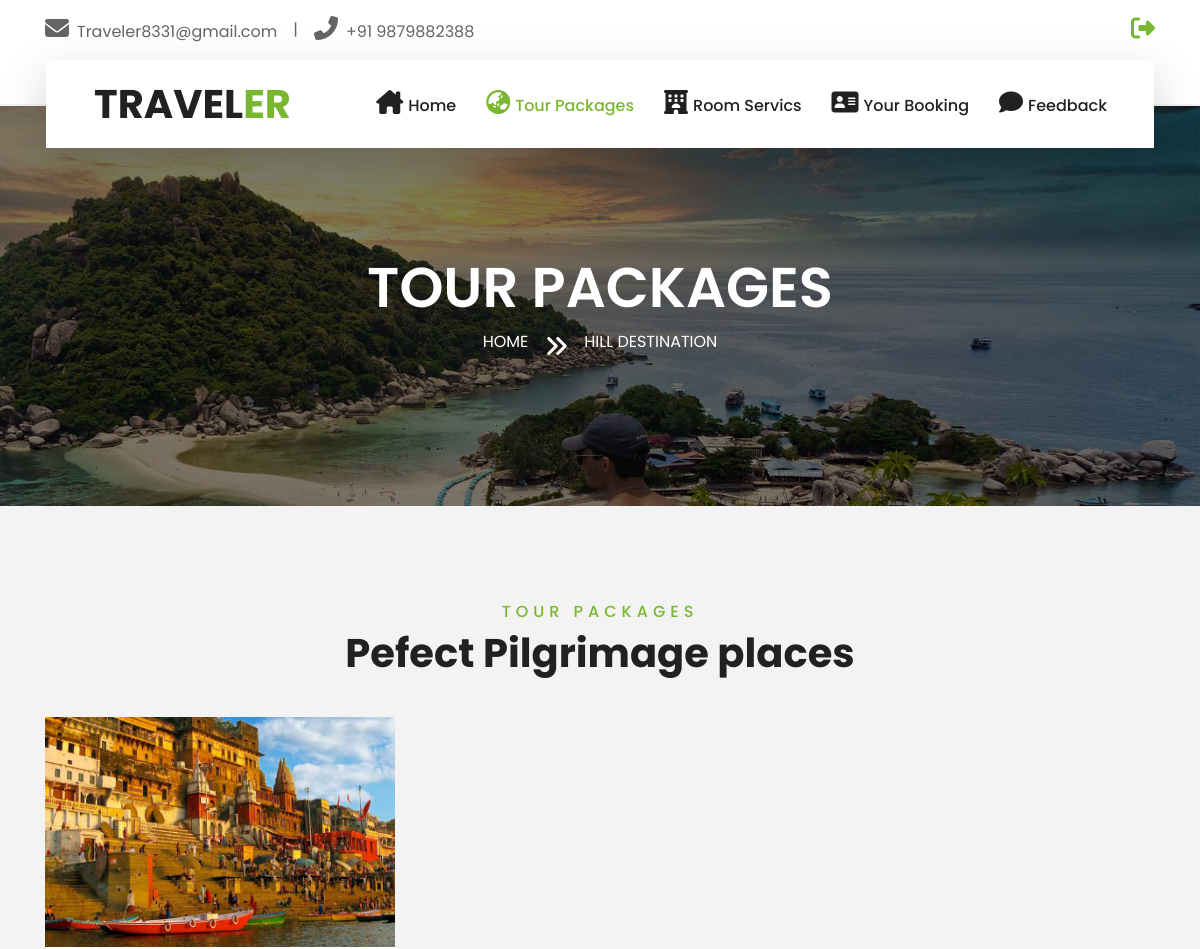
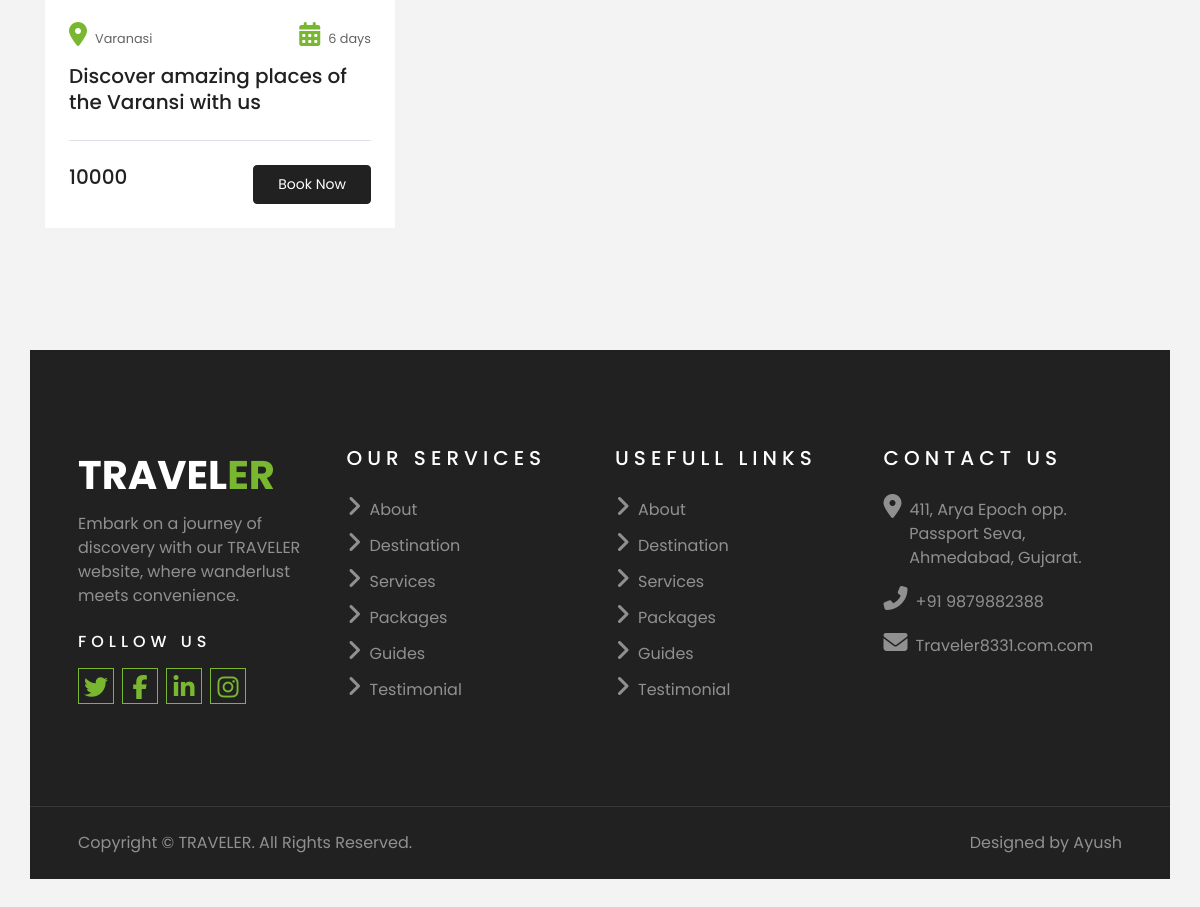
Page /pilrimage_places.php on the committed database (2 pictures, top to bottom).
### tables this page shows
CREATE TABLE `add_package` (
  `Id` int(11) NOT NULL,
  `dname` varchar(111) NOT NULL,
  `dimage` varchar(111) DEFAULT NULL,
  `pname` varchar(255) NOT NULL,
  `price` varchar(255) NOT NULL,
  `image` varchar(255) NOT NULL,
  `place` varchar(300) NOT NULL,
  `days` varchar(255) NOT NULL,
  `image1` varchar(300) NOT NULL,
  `name1` varchar(255) NOT NULL,
  `description1` varchar(255) NOT NULL,
  `image2` varchar(255) NOT NULL,
  `name2` varchar(255) NOT NULL,
  `description2` varchar(255) NOT NULL,
  `image3` varchar(300) NOT NULL,
  `name3` varchar(255) NOT NULL,
  `description3` varchar(255) NOT NULL,
  `image4` varchar(255) NOT NULL,
  `name4` varchar(255) NOT NULL,
  `description4` varchar(255) NOT NULL,
  `image5` varchar(300) NOT NULL,
  `name5` varchar(300) NOT NULL,
  `description5` varchar(300) NOT NULL,
  `image6` varchar(300) NOT NULL,
  `name6` varchar(300) NOT NULL,
  `description6` varchar(300) NOT NULL,
  `day1` varchar(30) DEFAULT NULL,
  `day2` varchar(30) DEFAULT NULL,
  `day3` varchar(30) DEFAULT NULL,
  `day4` varchar(30) DEFAULT NULL,
  `day5` varchar(30) DEFAULT NULL,
  `day6` varchar(30) DEFAULT NULL,
  `day7` varchar(30) DEFAULT NULL,
  `name7` varchar(200) DEFAULT NULL,
  `image7` varchar(100) DEFAULT NULL,
  `description7` text DEFAULT NULL,
  `day8` varchar(30) DEFAULT NULL,
  `name8` varchar(200) DEFAULT NULL,
  `image8` varchar(100) DEFAULT NULL,
  `description8` text DEFAULT NULL,
  `day9` varchar(30) DEFAULT NULL,
  `name9` varchar(200) DEFAULT NULL,
  `image9` varchar(100) DEFAULT NULL,
  `description9` text DEFAULT NULL,
  `day10` varchar(30) DEFAULT NULL,
  `name10` varchar(200) DEFAULT NULL,
  `image10` varchar(100) DEFAULT NULL,
  `description10` text DEFAULT NULL,
  `day11` varchar(30) DEFAULT NULL,
  `name11` varchar(200) DEFAULT NULL,
  `image11` varchar(100) DEFAULT NULL,
  `description11` text DEFAULT NULL,
  `day12` varchar(30) DEFAULT NULL,
  `name12` varchar(200) DEFAULT NULL,
  `image12` varchar(100) DEFAULT NULL,
  `description12` text DEFAULT NULL
);

### pilrimage_places.php (the view, shortened to what this page needs)
<!DOCTYPE html>
<html lang="en">
<head>
    <link href="https://cdnjs.cloudflare.com/ajax/libs/font-awesome/5.10.0/css/all.min.css" rel="stylesheet">
    <link href="lib/owlcarousel/assets/owl.carousel.min.css" rel="stylesheet">
    <link href="lib/tempusdominus/css/tempusdominus-bootstrap-4.min.css" rel="stylesheet" />
    <link href="css/style.css" rel="stylesheet">
</head>
<body>
    <div class="container-fluid bg-light pt-3 d-none d-lg-block">
        <div class="container">
            <div class="row">
                <div class="col-lg-6 text-center text-lg-left mb-2 mb-lg-0">
                    <div class="d-inline-flex align-items-center">
                        <p><i class="fa fa-envelope mr-2"></i>Traveler8331@gmail.com</p>
                        <p class="text-body px-3">|</p>
                        <p><i class="fa fa-phone-alt mr-2"></i>+91 9879882388</p>
                    </div>
                </div>
                <div class="col-lg-6 text-center text-lg-right">
                    <div class="d-inline-flex align-items-center">
                        <a class="text-primary pl-3" href="user-logout.php">
                        <i class="fas fa-sign-out-alt" style="color: #7AB730;"></i>
                        </a>
                    </div>
                </div>
            </div>
        </div>
    </div>
   <div class="container-fluid position-relative nav-bar p-0">
        <div class="container-lg position-relative p-0 px-lg-3" style="z-index: 9;">
            <nav class="navbar navbar-expand-lg bg-light navbar-light shadow-lg py-3 py-lg-0 pl-3 pl-lg-5">
                <a href="user.php" class="navbar-brand">
                    <h1 class="m-0 text-primary"><span class="text-dark">TRAVEL</span>ER</h1>
                </a>
                <div class="collapse navbar-collapse justify-content-between px-3" id="navbarCollapse">
                    <div class="navbar-nav ml-auto py-0">
                        <a href="user.php" class="nav-item nav-link "><i class="fa-solid fa-house-chimney" style="margin-right:5px;"></i>Home</a>
                        <a href="package.php" class="nav-item nav-link active"><i class="fa-solid fa-earth-asia" style="margin-right:5px;"></i>Tour Packages</a>
                        <a href="Room-Details.php" class="nav-item nav-link"><i class="fa-solid fa-hotel" style="margin-right:5px;"></i>Room Servics</a>
                        <a href="your-booking.php" class="nav-item nav-link" ><i class="fa-solid fa-address-card" style="margin-right:5px;"></i>Your Booking</a>
                        <a href="feedback.php" class="nav-item nav-link"><i class="fa-solid fa-comment" style="margin-right:5px;"></i>Feedback</a>
                    </div>
                </div>
            </nav>
        </div>
    </div>
    <div class="container-fluid page-header">
        <div class="container">
            <div class="d-flex flex-column align-items-center justify-content-center" style="min-height: 400px">
                <h3 class="display-4 text-white text-uppercase">Tour Packages</h3>
                <div class="d-inline-flex text-white">
                    <p class="m-0 text-uppercase"><a class="text-white" href="user.php">Home</a></p>
                    <i class="fa fa-angle-double-right pt-1 px-3"></i>
                    <p class="m-0 text-uppercase">Hill destination</p>
                </div>
            </div>
        </div>
    </div>
    <div class="container-fluid py-5">
        <div class="container pt-5 pb-3">
            <div class="text-center mb-3 pb-3">
                <h6 class="text-primary text-uppercase" style="letter-spacing: 5px;">Tour Packages</h6>
                <h1>Pefect Pilgrimage places</h1>
            </div>
            <div class="row">
                <?php
                include('connection.php');
                $query = "SELECT * FROM add_package limit 3";
                $query_run = mysqli_query($conn, $query);
                $check_package = mysqli_num_rows($query_run) > 0;
                if ($check_package) {
                    while ($row = mysqli_fetch_assoc($query_run)) {
                ?>
                        <div class="col-lg-4 col-md-6 mb-4">
                            <div class="package-item bg-white mb-2">
                                <img class="img-fluid" src="./img/<?php echo $row['image']; ?>" alt="Network Error" style="width: 500px; height:230px;">
                                <div class="p-4">
                                    <div class="d-flex justify-content-between mb-3">
                                        <small class="m-0"><i class="fa fa-map-marker-alt text-primary mr-2"></i><?php echo $row['place']; ?></small>
                                        <small class="m-0"><i class="fa fa-calendar-alt text-primary mr-2"></i><?php echo $row['days']; ?></small>
                                       </div>
                                    <a class="h5 text-decoration-none" href="package-details.php?Id=<?php echo $row['Id']; ?>"><?php echo $row['pname']; ?></a>
                                    <div class="border-top mt-4 pt-4">
                                        <div class="d-flex justify-content-between">
                                            <h5 class="m-0"><?php echo $row['price']; ?></h5>
                                            <a class="btn btn-sm btn-dark rounded py-2 px-4" href="package-booking.php">Book Now</a>
                                        </div>
                                    </div>
                                </div>
                            </div>
                        </div>
                <?php
                    }
                } else {
                    echo "no record found";
                }
                ?>
                <div class="container-fluid bg-dark text-white-50 py-5 px-sm-3 px-lg-5" style="margin-top: 90px;">
                    <div class="row pt-5">
                        <div class="col-lg-3 col-md-6 mb-5">
                            <a href="" class="navbar-brand">
                                <h1 class="text-primary"><span class="text-white">TRAVEL</span>ER</h1>
                            </a>
                            <p>Embark on a journey of discovery with our TRAVELER website, where wanderlust meets convenience.</p>
                            <h6 class="text-white text-uppercase mt-4 mb-3" style="letter-spacing: 5px;">Follow Us</h6>
                            <div class="d-flex justify-content-start">
                                <a class="btn btn-outline-primary btn-square mr-2" href="#"><i class="fab fa-twitter"></i></a>
                                <a class="btn btn-outline-primary btn-square mr-2" href="#"><i class="fab fa-facebook-f"></i></a>
                                <a class="btn btn-outline-primary btn-square mr-2" href="#"><i class="fab fa-linkedin-in"></i></a>
                                <a class="btn btn-outline-primary btn-square" href="#"><i class="fab fa-instagram"></i></a>
                            </div>
                        </div>
                        <div class="col-lg-3 col-md-6 mb-5">
                            <h5 class="text-white text-uppercase mb-4" style="letter-spacing: 5px;">Our Services</h5>
                            <div class="d-flex flex-column justify-content-start">
                                <p class="text-white-50 mb-2"><i class="fa fa-angle-right mr-2"></i>About</p>
                                <p class="text-white-50 mb-2"><i class="fa fa-angle-right mr-2"></i>Destination</p>
                                <p class="text-white-50 mb-2"><i class="fa fa-angle-right mr-2"></i>Services</p>
                                <p class="text-white-50 mb-2"><i class="fa fa-angle-right mr-2"></i>Packages</p>
                                <p class="text-white-50 mb-2"><i class="fa fa-angle-right mr-2"></i>Guides</p>
                                <p class="text-white-50 mb-2"><i class="fa fa-angle-right mr-2"></i>Testimonial</p>
                            </div>
                        </div>
                        <div class="col-lg-3 col-md-6 mb-5">
                            <h5 class="text-white text-uppercase mb-4" style="letter-spacing: 5px;">Usefull Links</h5>
                            <div class="d-flex flex-column justify-content-start">
                                <p class="text-white-50 mb-2"><i class="fa fa-angle-right mr-2"></i>About</p>
                                <p class="text-white-50 mb-2"><i class="fa fa-angle-right mr-2"></i>Destination</p>
                                <p class="text-white-50 mb-2"><i class="fa fa-angle-right mr-2"></i>Services</p>
                                <p class="text-white-50 mb-2"><i class="fa fa-angle-right mr-2"></i>Packages</p>
                                <p class="text-white-50 mb-2"><i class="fa fa-angle-right mr-2"></i>Guides</p>
                                <p class="text-white-50 mb-2"><i class="fa fa-angle-right mr-2"></i>Testimonial</p>
                            </div>
                        </div>
                        <div class="col-lg-3 col-md-6 mb-5">
                            <h5 class="text-white text-uppercase mb-4" style="letter-spacing: 5px;">Contact Us</h5>
                            <p><i class="fa fa-map-marker-alt mr-2"></i>411, Arya Epoch opp. &nbsp;&nbsp;&nbsp;&nbsp;&nbsp;&nbsp;Passport Seva, &nbsp;&nbsp;&nbsp;&nbsp;&nbsp;&nbsp;Ahmedabad, Gujarat.</p>
                            <p><i class="fa fa-phone-alt mr-2"></i>+91 9879882388</p>
                            <p><i class="fa fa-envelope mr-2"></i>Traveler8331.com.com</p>
                        </div>
                    </div>
                </div>
                <div class="container-fluid bg-dark text-white border-top py-4 px-sm-3 px-md-5" style="border-color: rgba(256, 256, 256, .1) !important;">
                    <div class="row">
                        <div class="col-lg-6 text-center text-md-left mb-3 mb-md-0">
                            <p class="m-0 text-white-50">Copyright &copy; TRAVELER</a>. All Rights Reserved.</a>
                            </p>
                        </div>
                        <div class="col-lg-6 text-center text-md-right">
                            <p class="m-0 text-white-50">Designed by Ayush</a>
                            </p>
                        </div>
                    </div>
                </div>
</body>
</html>

### rows in the picture
add_package: image (picture), place "Varanasi", days "6 days", pname "Discover amazing places of the Varansi with us", price "10000"
